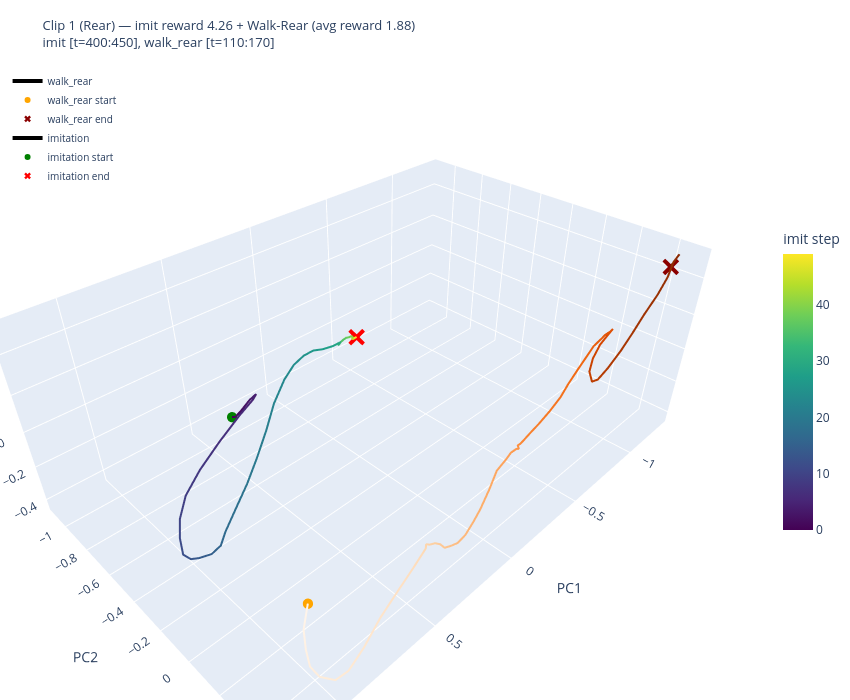

Notebook code for this chart:
### Code cell
# Interactive 3D PCA plot with plotly
for clip_idx in selected_indices:
    clip_idx = int(clip_idx)
    clip_name = clip_names[clip_idx] if clip_names is not None else f"clip_{clip_idx}"
    pc_imit = projected_imit[clip_idx]
    T_imit = len(pc_imit)
    T_wr = len(projected_wr)

    fig = go.Figure()

    # --- Walk-Rear trajectory (orange, colored by time) ---
    fig.add_trace(go.Scatter3d(
        x=projected_wr[:, 0], y=projected_wr[:, 1], z=projected_wr[:, 2],
        mode="lines",
        line=dict(color=np.arange(T_wr), colorscale="Oranges", width=4),
        name="walk_rear",
        hovertemplate="t=%{customdata}<br>PC1=%{x:.2f}<br>PC2=%{y:.2f}<br>PC3=%{z:.2f}",
        customdata=np.arange(wr_t0, wr_t0 + T_wr),
    ))
    fig.add_trace(go.Scatter3d(
        x=[projected_wr[0, 0]], y=[projected_wr[0, 1]], z=[projected_wr[0, 2]],
        mode="markers", marker=dict(size=6, color="orange", symbol="circle"),
        name="walk_rear start", showlegend=True,
    ))
    fig.add_trace(go.Scatter3d(
        x=[projected_wr[-1, 0]], y=[projected_wr[-1, 1]], z=[projected_wr[-1, 2]],
        mode="markers", marker=dict(size=6, color="darkred", symbol="x"),
        name="walk_rear end", showlegend=True,
    ))

    # --- Imitation trajectory (viridis, colored by time) ---
    fig.add_trace(go.Scatter3d(
        x=pc_imit[:, 0], y=pc_imit[:, 1], z=pc_imit[:, 2],
        mode="lines",
        line=dict(color=np.arange(T_imit), colorscale="Viridis", width=4,
                  colorbar=dict(title="imit step", x=1.02, len=0.5)),
        name="imitation",
        hovertemplate="t=%{customdata}<br>PC1=%{x:.2f}<br>PC2=%{y:.2f}<br>PC3=%{z:.2f}",
        customdata=np.arange(imit_t0, imit_t0 + T_imit),
    ))
    fig.add_trace(go.Scatter3d(
        x=[pc_imit[0, 0]], y=[pc_imit[0, 1]], z=[pc_imit[0, 2]],
        mode="markers", marker=dict(size=6, color="green", symbol="circle"),
        name="imitation start", showlegend=True,
    ))
    fig.add_trace(go.Scatter3d(
        x=[pc_imit[-1, 0]], y=[pc_imit[-1, 1]], z=[pc_imit[-1, 2]],
        mode="markers", marker=dict(size=6, color="red", symbol="x"),
        name="imitation end", showlegend=True,
    ))

    avg_reward = float(jnp.mean(rollout_results[clip_idx]["state_rewards"]))
    fig.update_layout(
        title=dict(text=(
            f"Clip {clip_idx} ({clip_name}) — imit reward {avg_reward:.2f}"
            f" + Walk-Rear (avg reward {rewards_wr.mean():.2f})<br>"
            f"imit [{imit_range_str}], walk_rear [{wr_range_str}]"
        ), font=dict(size=13)),
        scene=dict(
            xaxis_title="PC1",
            yaxis_title="PC2",
            zaxis_title="PC3",
        ),
        width=850, height=700,
        legend=dict(x=0.01, y=0.99, font=dict(size=10)),
        margin=dict(l=0, r=0, t=60, b=0),
    )
    fig.show()

### Figure 1 — Plotly figure (JSON) as saved in the notebook; plotly's stock layout.template omitted (floating-point values rounded to 4 significant figures)
{"data": [{"customdata": [110, 111, 112, 113, 114, 115, 116, 117, 118, 119, 120, 121, 122, 123, 124, 125, 126, 127, 128, 129, 130, 131, 132, 133, 134, 135, 136, 137, 138, 139, 140, 141, 142, 143, 144, 145, 146, 147, 148, 149, 150, 151, 152, 153, 154, 155, 156, 157, 158, 159, 160, 161, 162, 163, 164, 165, 166, 167, 168, 169], "hovertemplate": "t=%{customdata}<br>PC1=%{x:.2f}<br>PC2=%{y:.2f}<br>PC3=%{z:.2f}", "line": {"color": [0, 1, 2, 3, 4, 5, 6, 7, 8, 9, 10, 11, 12, 13, 14, 15, 16, 17, 18, 19, 20, 21, 22, 23, 24, 25, 26, 27, 28, 29, 30, 31, 32, 33, 34, 35, 36, 37, 38, 39, 40, 41, 42, 43, 44, 45, 46, 47, 48, 49, 50, 51, 52, 53, 54, 55, 56, 57, 58, 59], "colorscale": [[0, "rgb(255,245,235)"], [0.125, "rgb(254,230,206)"], [0.25, "rgb(253,208,162)"], [0.375, "rgb(253,174,107)"], [0.5, "rgb(253,141,60)"], [0.625, "rgb(241,105,19)"], [0.75, "rgb(217,72,1)"], [0.875, "rgb(166,54,3)"], [1, "rgb(127,39,4)"]], "width": 4}, "mode": "lines", "name": "walk_rear", "type": "scatter3d", "x": [1.006, 1.058, 1.072, 1.064, 1.024, 0.9697, 0.9229, 0.8445, 0.7541, 0.6599, 0.5688, 0.5085, 0.4535, 0.408, 0.3744, 0.2995, 0.2444, 0.2075, 0.1533, 0.1455, 0.1068, 0.04501, 0.008931, -0.08579, -0.1843, -0.2595, -0.3292, -0.3576, -0.3868, -0.409, -0.4387, -0.4807, -0.5117, -0.5708, -0.6145, -0.6356, -0.6657, -0.7018, -0.7563, -0.7978, -0.841, -0.9052, -0.9321, -0.9786, -0.9998, -0.9594, -0.9557, -0.967, -0.9606, -1.001, -1.031, -1.051, -1.099, -1.115, -1.154, -1.193, -1.236, -1.27, -1.287, -1.275], "y": [0.4033, 0.437, 0.4577, 0.4629, 0.461, 0.4833, 0.5038, 0.5049, 0.5012, 0.503, 0.4864, 0.4748, 0.4489, 0.4109, 0.4014, 0.3684, 0.3517, 0.348, 0.3398, 0.3698, 0.3783, 0.3684, 0.3738, 0.346, 0.308, 0.3007, 0.2777, 0.286, 0.2816, 0.2589, 0.2533, 0.2404, 0.2509, 0.2599, 0.2824, 0.3145, 0.327, 0.3451, 0.3519, 0.3502, 0.3631, 0.3424, 0.3516, 0.3401, 0.3093, 0.2999, 0.279, 0.2682, 0.2955, 0.3042, 0.3307, 0.3696, 0.3862, 0.4172, 0.4416, 0.4536, 0.4466, 0.4515, 0.4365, 0.4227], "z": [-0.01368, -0.0739, -0.1481, -0.2487, -0.353, -0.4071, -0.3784, -0.3165, -0.2292, -0.1519, -0.1279, -0.11, -0.1343, -0.1753, -0.2107, -0.2848, -0.3461, -0.3991, -0.4349, -0.3995, -0.372, -0.3474, -0.2901, -0.2502, -0.2281, -0.2118, -0.2279, -0.217, -0.2367, -0.2422, -0.254, -0.2682, -0.2365, -0.2015, -0.136, -0.0478, 0.02101, 0.09908, 0.1555, 0.1804, 0.2116, 0.1902, 0.2013, 0.1911, 0.1315, 0.0913, 0.003044, -0.08551, -0.1307, -0.134, -0.0654, 0.04786, 0.133, 0.2481, 0.3464, 0.4304, 0.492, 0.5209, 0.4938, 0.4447]}, {"marker": {"color": "orange", "size": 6, "symbol": "circle"}, "mode": "markers", "name": "walk_rear start", "showlegend": true, "type": "scatter3d", "x": [1.006], "y": [0.4033], "z": [-0.01368]}, {"marker": {"color": "darkred", "size": 6, "symbol": "x"}, "mode": "markers", "name": "walk_rear end", "showlegend": true, "type": "scatter3d", "x": [-1.275], "y": [0.4227], "z": [0.4447]}, {"customdata": [400, 401, 402, 403, 404, 405, 406, 407, 408, 409, 410, 411, 412, 413, 414, 415, 416, 417, 418, 419, 420, 421, 422, 423, 424, 425, 426, 427, 428, 429, 430, 431, 432, 433, 434, 435, 436, 437, 438, 439, 440, 441, 442, 443, 444, 445, 446, 447, 448, 449], "hovertemplate": "t=%{customdata}<br>PC1=%{x:.2f}<br>PC2=%{y:.2f}<br>PC3=%{z:.2f}", "line": {"color": [0, 1, 2, 3, 4, 5, 6, 7, 8, 9, 10, 11, 12, 13, 14, 15, 16, 17, 18, 19, 20, 21, 22, 23, 24, 25, 26, 27, 28, 29, 30, 31, 32, 33, 34, 35, 36, 37, 38, 39, 40, 41, 42, 43, 44, 45, 46, 47, 48, 49], "colorbar": {"len": 0.5, "title": {"text": "imit step"}, "x": 1.02}, "colorscale": [[0, "#440154"], [0.1111, "#482878"], [0.2222, "#3e4989"], [0.3333, "#31688e"], [0.4444, "#26828e"], [0.5556, "#1f9e89"], [0.6667, "#35b779"], [0.7778, "#6ece58"], [0.8889, "#b5de2b"], [1, "#fde725"]], "width": 4}, "mode": "lines", "name": "imitation", "type": "scatter3d", "x": [0.7771, 0.7693, 0.7548, 0.7395, 0.7417, 0.7855, 0.8655, 0.9697, 1.065, 1.135, 1.178, 1.197, 1.21, 1.182, 1.14, 1.085, 1.046, 1.024, 0.9611, 0.8919, 0.8189, 0.7368, 0.6496, 0.554, 0.4683, 0.4041, 0.3336, 0.2547, 0.15, 0.07468, 8.124e-05, -0.0386, -0.08095, -0.1134, -0.1648, -0.2119, -0.272, -0.3178, -0.3749, -0.4051, -0.4503, -0.4647, -0.4986, -0.5069, -0.5373, -0.5511, -0.586, -0.6024, -0.6367, -0.6527], "y": [-0.2874, -0.2758, -0.2531, -0.2078, -0.1579, -0.1179, -0.09111, -0.07614, -0.06989, -0.07007, -0.06039, -0.0519, -0.02543, -0.03151, -0.05202, -0.0572, -0.04928, -0.03879, -0.04609, -0.05921, -0.08571, -0.126, -0.1827, -0.2314, -0.276, -0.2905, -0.3141, -0.3457, -0.399, -0.4485, -0.5135, -0.5689, -0.6219, -0.6644, -0.7118, -0.7518, -0.7966, -0.828, -0.8672, -0.8874, -0.9207, -0.9374, -0.9711, -0.9881, -1.016, -1.032, -1.057, -1.071, -1.094, -1.104], "z": [0.2815, 0.2838, 0.3187, 0.3869, 0.4404, 0.4585, 0.4467, 0.3955, 0.3294, 0.2555, 0.1802, 0.1063, 0.05187, 0.001615, -0.0426, -0.06792, -0.04614, 0.01873, 0.09005, 0.1579, 0.2225, 0.2839, 0.3339, 0.3758, 0.3824, 0.3892, 0.3713, 0.3272, 0.2714, 0.2299, 0.1733, 0.1272, 0.07151, 0.03839, -0.00219, -0.02743, -0.05992, -0.08386, -0.123, -0.1395, -0.175, -0.1899, -0.2259, -0.243, -0.272, -0.2872, -0.3111, -0.3211, -0.3413, -0.3491]}, {"marker": {"color": "green", "size": 6, "symbol": "circle"}, "mode": "markers", "name": "imitation start", "showlegend": true, "type": "scatter3d", "x": [0.7771], "y": [-0.2874], "z": [0.2815]}, {"marker": {"color": "red", "size": 6, "symbol": "x"}, "mode": "markers", "name": "imitation end", "showlegend": true, "type": "scatter3d", "x": [-0.6527], "y": [-1.104], "z": [-0.3491]}], "layout": {"height": 700, "legend": {"font": {"size": 10}, "x": 0.01, "y": 0.99}, "margin": {"b": 0, "l": 0, "r": 0, "t": 60}, "scene": {"xaxis": {"title": {"text": "PC1"}}, "yaxis": {"title": {"text": "PC2"}}, "zaxis": {"title": {"text": "PC3"}}}, "title": {"font": {"size": 13}, "text": "Clip 1 (Rear) — imit reward 4.26 + Walk-Rear (avg reward 1.88)<br>imit [t=400:450], walk_rear [t=110:170]"}, "width": 850}}
